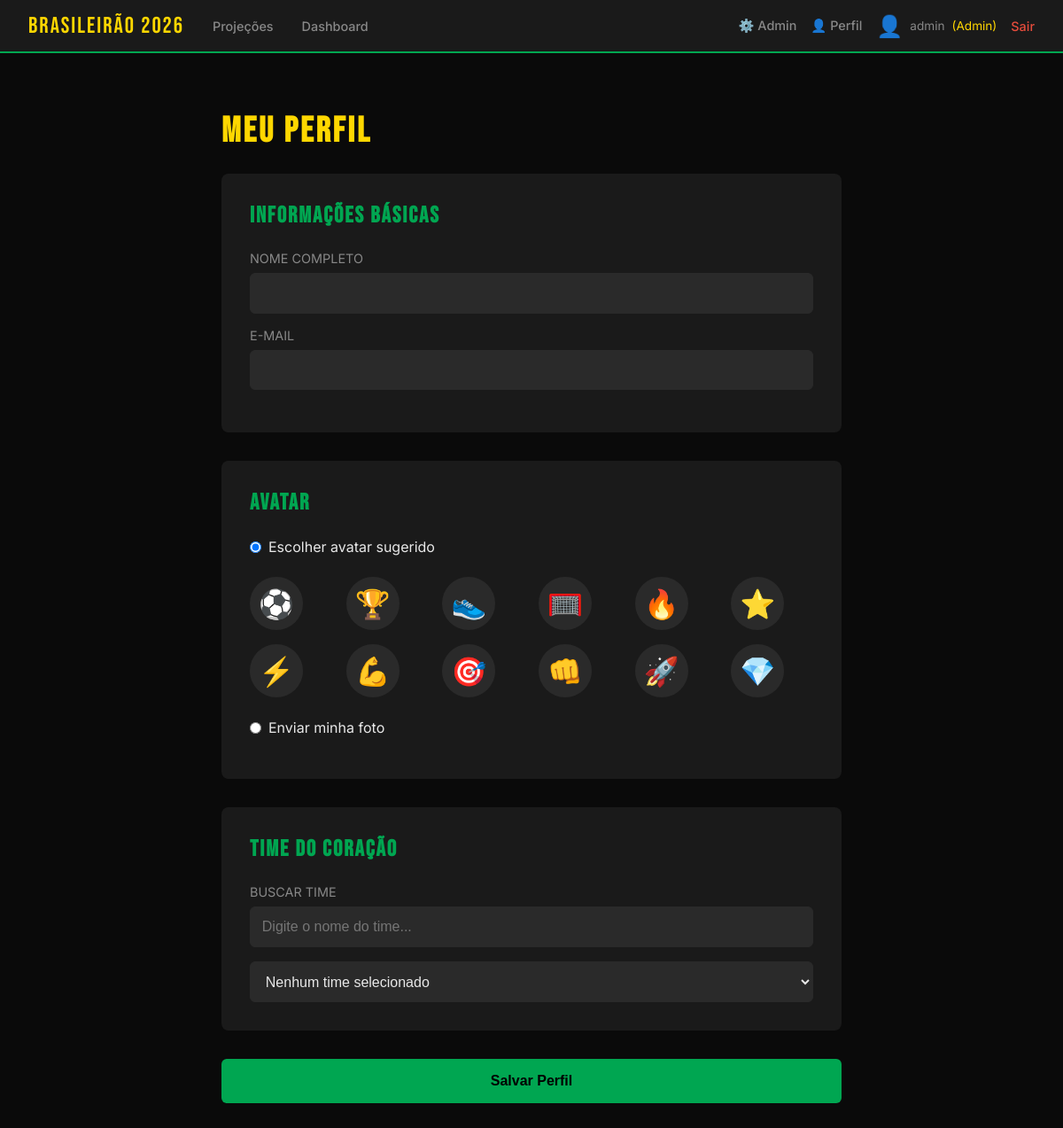
The page /perfil (signed in) on the database its author committed.
### app/models.py (models this page shows, shortened)
class Usuario(UserMixin, db.Model):
    id = db.Column(db.Integer, primary_key=True)
    username = db.Column(db.String(80), unique=True, nullable=False)
    email = db.Column(db.String(120), unique=True, nullable=True)
    nome_completo = db.Column(db.String(200), nullable=True)
    password_hash = db.Column(db.String(200), nullable=False)
    is_admin = db.Column(db.Boolean, default=False)
    avatar_tipo = db.Column(db.String(20), default='sugerido')  # sugerido, upload
    avatar_sugerido_id = db.Column(db.Integer, db.ForeignKey('avatar_sugerido.id'), nullable=True)
    avatar_custom_url = db.Column(db.String(200), nullable=True)
    time_coracao_id = db.Column(db.Integer, db.ForeignKey('time.id'), nullable=True)
    tipo = db.Column(db.String(20), default='participante')  # admin, dono, participante
    status = db.Column(db.String(20), default='ativo')  # ativo, suspenso
    data_cadastro = db.Column(db.DateTime, default=db.func.now())

### app/routes.py (the view, shortened to what this page needs)
@bp.route('/perfil', methods=['GET', 'POST'])
@login_required
def perfil():
    times = Time.query.filter_by(ativo=True).order_by(Time.nome).all()
    print(f"DEBUG: avatar_tipo={current_user.avatar_tipo}, avatar_sugerido_id={current_user.avatar_sugerido_id}")
    return render_template('perfil.html', times=times)

### app/__init__.py (called while the page is built)
@login_manager.user_loader
def load_user(user_id):
    from app.models import Usuario
    return Usuario.query.get(int(user_id))

### app/templates/perfil.html (shortened to what this page needs)
{% extends "base.html" %}
{% block content %}
<div style="max-width: 700px; margin: 2rem auto;">
    <h1>Meu Perfil</h1>
    <form method="POST" enctype="multipart/form-data" style="display: grid; gap: 2rem;">
        <div style="background: var(--cinza); padding: 2rem; border-radius: 8px;">
            <h2 style="margin-bottom: 1.5rem;">Informações Básicas</h2>
            <div style="margin-bottom: 1rem;">
                <label style="display: block; margin-bottom: 0.5rem; color: var(--texto-fraco); font-size: 0.9rem;">NOME COMPLETO</label>
                <input type="text" name="nome_completo" value="{{ current_user.nome_completo or '' }}"
                    style="width: 100%; padding: 0.8rem; background: var(--cinza-medio); border: 1px solid var(--cinza-medio);
                           border-radius: 6px; color: var(--texto); font-size: 1rem;">
            </div>
            <div style="margin-bottom: 1rem;">
                <label style="display: block; margin-bottom: 0.5rem; color: var(--texto-fraco); font-size: 0.9rem;">E-MAIL</label>
                <input type="email" name="email" value="{{ current_user.email or '' }}"
                    style="width: 100%; padding: 0.8rem; background: var(--cinza-medio); border: 1px solid var(--cinza-medio);
                           border-radius: 6px; color: var(--texto); font-size: 1rem;">
            </div>
        </div>
        <div style="background: var(--cinza); padding: 2rem; border-radius: 8px;">
            <h2 style="margin-bottom: 1.5rem;">Avatar</h2>
            <div style="margin-bottom: 1.5rem;">
                <label style="display: flex; align-items: center; gap: 0.5rem; cursor: pointer;">
                    <input type="radio" name="avatar_tipo" value="sugerido"
                        {% if current_user.avatar_tipo == 'sugerido' or not current_user.avatar_tipo %}checked{% endif %}
                        onclick="document.getElementById('avatares-sugeridos').style.display='grid'; document.getElementById('upload-custom').style.display='none';">
                    <span>Escolher avatar sugerido</span>
                </label>
            </div>
            <div id="avatares-sugeridos" style="display: {% if current_user.avatar_tipo == 'sugerido' or not current_user.avatar_tipo %}grid{% else %}none{% endif %}; grid-template-columns: repeat(6, 1fr); gap: 1rem; margin-bottom: 1.5rem;">
                {% for i in range(1, 13) %}
                <label style="cursor: pointer;">
                    <div style="width: 60px; height: 60px; border-radius: 50%; background: var(--cinza-medio);
                                display: flex; align-items: center; justify-content: center; font-size: 2rem;
                                border: 2px solid {% if current_user.avatar_sugerido_id|int == i|int %}var(--verde){% else %}transparent{% endif %}; transition: border-color 0.2s;"
                        onmouseover="this.style.borderColor='var(--verde)'"
                        onmouseout="if(!this.previousElementSibling.checked) this.style.borderColor='{% if current_user.avatar_sugerido_id|int == i|int %}var(--verde){% else %}transparent{% endif %}'">
                        {{ ['⚽', '🏆', '👟', '🥅', '🔥', '⭐', '⚡', '💪', '🎯', '👊', '🚀', '💎'][i-1] }}
                    </div>
                </label>
                {% endfor %}
            </div>
            <div style="margin-bottom: 1rem;">
                <label style="display: flex; align-items: center; gap: 0.5rem; cursor: pointer;">
                    <input type="radio" name="avatar_tipo" value="upload"
                        onclick="document.getElementById('avatares-sugeridos').style.display='none'; document.getElementById('upload-custom').style.display='block';">
                    <span>Enviar minha foto</span>
                </label>
            </div>
        </div>
        <div style="background: var(--cinza); padding: 2rem; border-radius: 8px;">
            <h2 style="margin-bottom: 1.5rem;">Time do Coração</h2>
            <label style="display: block; margin-bottom: 0.5rem; color: var(--texto-fraco); font-size: 0.9rem;">BUSCAR TIME</label>
            <input type="text" id="busca-time" placeholder="Digite o nome do time..."
                style="width: 100%; padding: 0.8rem; background: var(--cinza-medio); border: 1px solid var(--cinza-medio);
                       border-radius: 6px; color: var(--texto); font-size: 1rem; margin-bottom: 1rem;">
            <select name="time_coracao_id" id="select-time"
                style="width: 100%; padding: 0.8rem; background: var(--cinza-medio); border: 1px solid var(--cinza-medio);
                       border-radius: 6px; color: var(--texto); font-size: 1rem;">
                <option value="">Nenhum time selecionado</option>
            </select>
        </div>
        <button type="submit"
            style="width: 100%; padding: 1rem; background: var(--verde); color: #000; border: none;
                   border-radius: 6px; font-size: 1rem; font-weight: 600; cursor: pointer; transition: opacity 0.2s;"
            onmouseover="this.style.opacity='0.85'"
            onmouseout="this.style.opacity='1'">
            Salvar Perfil
        </button>
    </form>
</div>
{% endblock %}

### app/templates/base.html (shortened to what this page needs)
<!DOCTYPE html>
<html lang="pt-BR">
<head>
</head>
<body>
    <nav>
        <a href="/" class="logo">Brasileirão 2026</a>
        <a href="/projecoes">Projeções</a>
        <a href="/dashboard">Dashboard</a>
        <div style="margin-left: auto; display: flex; align-items: center; gap: 1rem;">
            {% if current_user.is_authenticated %}
                {% if current_user.is_admin %}
                    <a href="/admin/competicoes">⚙️ Admin</a>
                {% endif %}
                <a href="/perfil">👤 Perfil</a>
                <span style="display: flex; align-items: center; gap: 0.5rem; color: var(--texto-fraco); font-size: 0.85rem;">
                    {% if current_user.avatar_tipo == 'sugerido' and current_user.avatar_sugerido_id %}
                        <span style="font-size: 1.5rem;">{{ ['⚽', '🏆', '👟', '🥅', '🔥', '⭐', '⚡', '💪', '🎯', '👊', '🚀', '💎'][current_user.avatar_sugerido_id - 1] }}</span>
                    {% elif current_user.avatar_tipo == 'upload' and current_user.avatar_custom_url %}
                        <img src="{{ current_user.avatar_custom_url }}" style="width: 30px; height: 30px; border-radius: 50%; object-fit: cover;">
                    {% else %}
                        <span style="font-size: 1.5rem;">👤</span>
                    {% endif %}
                    {{ current_user.username }}
                    {% if current_user.is_admin %}
                        <span style="color: var(--amarelo);">(Admin)</span>
                    {% endif %}
                </span>
                <a href="/logout" style="color: #e74c3c;">Sair</a>
            {% else %}
                <a href="/login">Login</a>
                <a href="/registro">Criar Conta</a>
            {% endif %}
        </div>
    </nav>
    <div class="container">
        {% block content %}{% endblock %}
    </div>
</body>
</html>

### app/templates/base.html (style rules this page uses)
:root { --verde: #00a651; --amarelo: #ffd700; --azul: #003087; --escuro: #0a0a0a; --cinza: #1a1a1a; --cinza-medio: #2a2a2a; --texto: #e8e8e8; --texto-fraco: #888; }
* { margin: 0; padding: 0; box-sizing: border-box; }
body { background: var(--escuro); color: var(--texto); font-family: 'Inter', sans-serif; min-height: 100vh; }
nav { background: var(--cinza); border-bottom: 2px solid var(--verde); padding: 0 2rem; display: flex; align-items: center; gap: 2rem; height: 60px; }
nav .logo { font-family: 'Bebas Neue', sans-serif; font-size: 1.6rem; color: var(--amarelo); letter-spacing: 2px; text-decoration: none; }
nav a { color: var(--texto-fraco); text-decoration: none; font-size: 0.9rem; font-weight: 500; transition: color 0.2s; }
.container { max-width: 1100px; margin: 0 auto; padding: 2rem; }
h1 { font-family: 'Bebas Neue', sans-serif; font-size: 2.5rem; letter-spacing: 3px; color: var(--amarelo); margin-bottom: 1.5rem; }
h2 { font-family: 'Bebas Neue', sans-serif; font-size: 1.6rem; letter-spacing: 2px; color: var(--verde); margin-bottom: 1rem; }

### rows shown on the page
Usuario: username "admin", avatar_tipo "☑ Escolher avatar sugerido", avatar_tipo "☐ Enviar minha foto"

### other values the page prints
{{ ['⚽', '🏆', '👟', '🥅', '🔥', '⭐', '⚡', '💪', '🎯', '👊', '🚀', '💎'][i-1] }} "⚽" "🏆" "👟" "🥅" "🔥" "⭐" "⚡" "💪" "🎯" "👊" "🚀" "💎"
